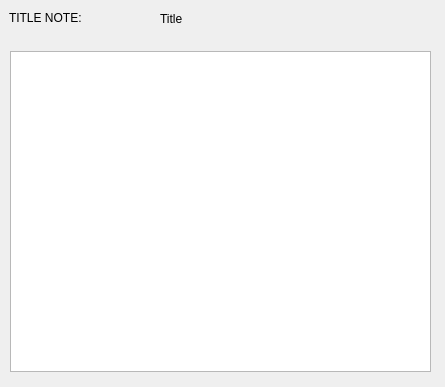
<?xml version="1.0" encoding="UTF-8"?>
<ui version="4.0">
 <class>Spc</class>
 <widget class="QWidget" name="Spc">
  <property name="geometry">
   <rect>
    <x>0</x>
    <y>0</y>
    <width>445</width>
    <height>387</height>
   </rect>
  </property>
  <property name="windowTitle">
   <string>Form</string>
  </property>
  <widget class="QLabel" name="label">
   <property name="geometry">
    <rect>
     <x>9</x>
     <y>9</y>
     <width>101</width>
     <height>17</height>
    </rect>
   </property>
   <property name="text">
    <string>TITLE NOTE:</string>
   </property>
  </widget>
  <widget class="QLabel" name="label_2">
   <property name="geometry">
    <rect>
     <x>160</x>
     <y>10</y>
     <width>171</width>
     <height>17</height>
    </rect>
   </property>
   <property name="text">
    <string>Title</string>
   </property>
  </widget>
  <widget class="QTextBrowser" name="textBrowser">
   <property name="geometry">
    <rect>
     <x>10</x>
     <y>51</y>
     <width>421</width>
     <height>321</height>
    </rect>
   </property>
  </widget>
 </widget>
 <resources/>
 <connections/>
</ui>
